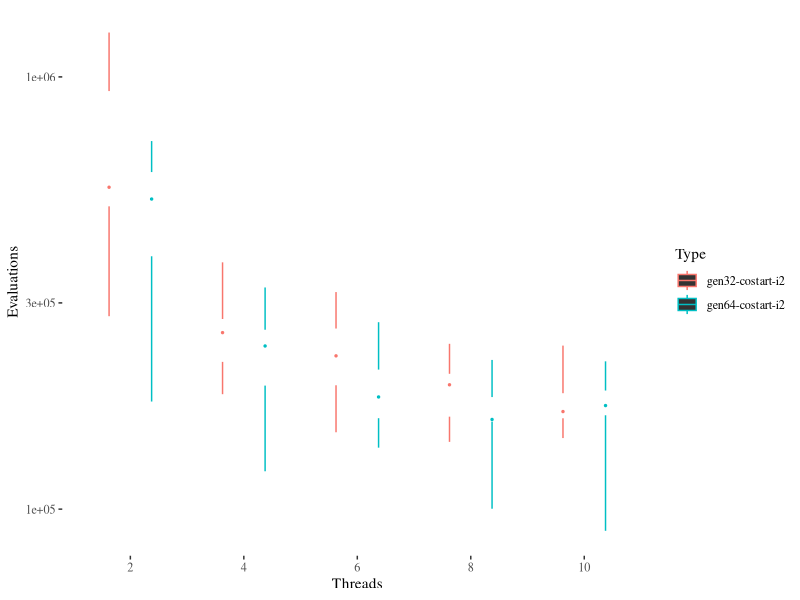
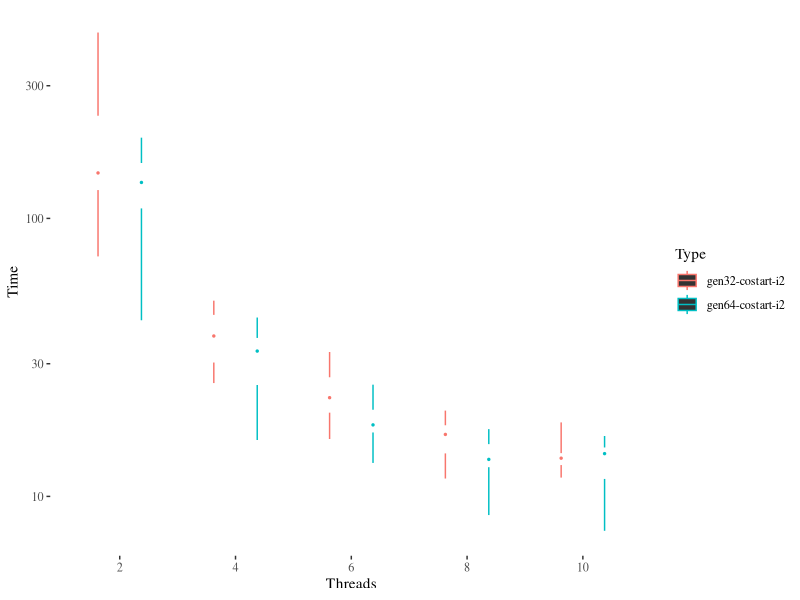
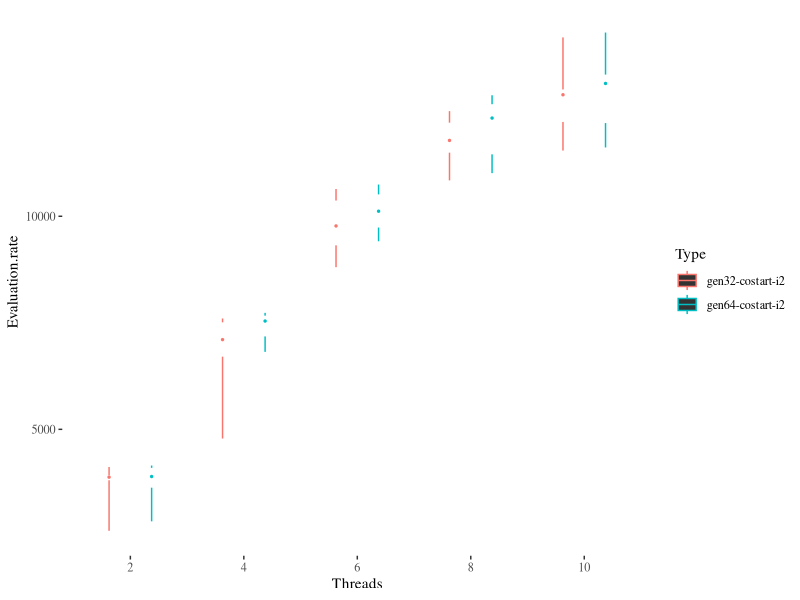

Write R code to recreate these figures, in order.
library(ggplot2)
library(ggthemes)
library(rstatix)
library(tidyverse)

data <- read.csv("lo-ppsn-costart-i2-genxx-l60-p1024.csv")
data$Threads <- as.factor(data$Threads)
data$Evaluation.rate <- data$Evaluations/data$Time
data$Type <- as.factor(data$Type)
data.t <- as_tibble(data)
summaries <- data %>% group_by(Type,Threads) %>% summarise(medianE=median(Evaluations,na.rm=TRUE),medianT=median(Time,na.rm=TRUE),medianR=median(Evaluation.rate,na.rm=TRUE))
ggplot(data,aes(x=Threads,y=Evaluations,color=Type))+geom_tufteboxplot()+theme_tufte()+scale_y_log10()
ggplot(data,aes(x=Threads,y=Time,color=Type))+geom_tufteboxplot()+theme_tufte()+scale_y_log10()
ggplot(data,aes(x=Threads,y=Evaluation.rate,color=Type))+geom_tufteboxplot()+theme_tufte()

# Wilcox test
data$type.threads <- paste0(data$Type,data$Threads)
wilcox.df.e <- data.frame()
wilcox.df.t <- data.frame()

for (threads in c(2,4,6,8,10)) {
  this.w.e <- wilcox.test(data[data$type.threads==paste0("gen32-costart-i2",threads),]$Evaluations, data[data$type.threads==paste0("gen64-costart-i2",threads),]$Evaluations)
  wilcox.df.e <- rbind(wilcox.df.e,
                       data.frame(threads=threads,
                                  wilcoxon=this.w.e$p.value,
                                  significant= (this.w.e$p.value < 0.10)))
  this.w.t <- wilcox.test(data[data$type.threads==paste0("gen32-costart-i2",threads),]$Time, data[data$type.threads==paste0("gen64-costart-i2",threads),]$Time)
  wilcox.df.t <- rbind(wilcox.df.t,
                       data.frame(threads=threads,
                                  wilcoxon=this.w.t$p.value,
                                  significant= (this.w.t$p.value < 0.10)))
}
